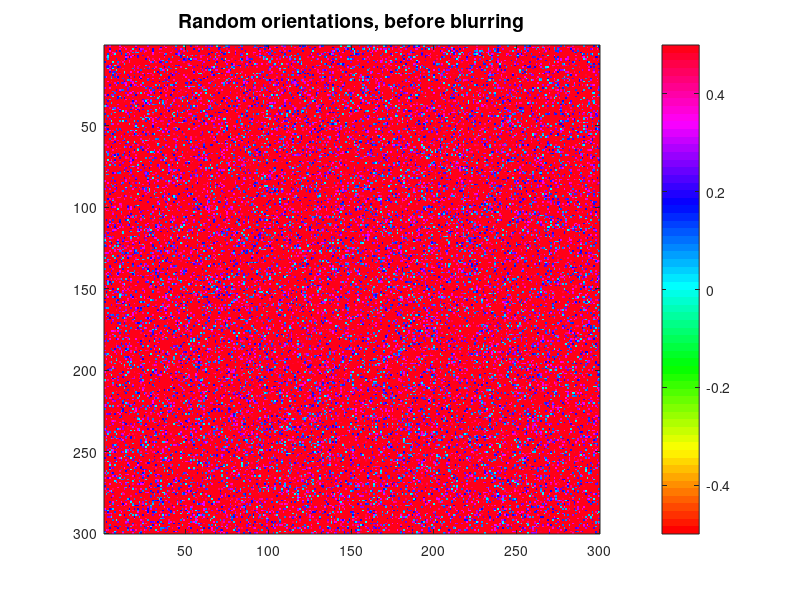
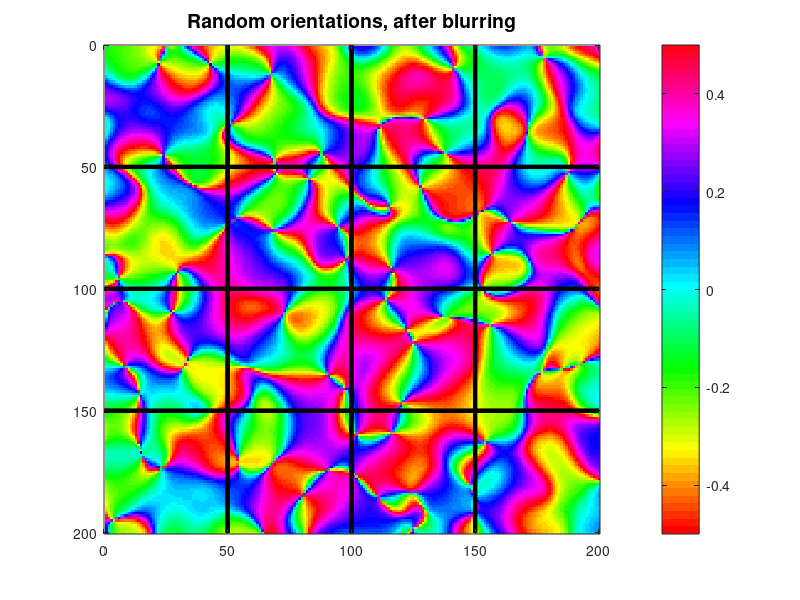
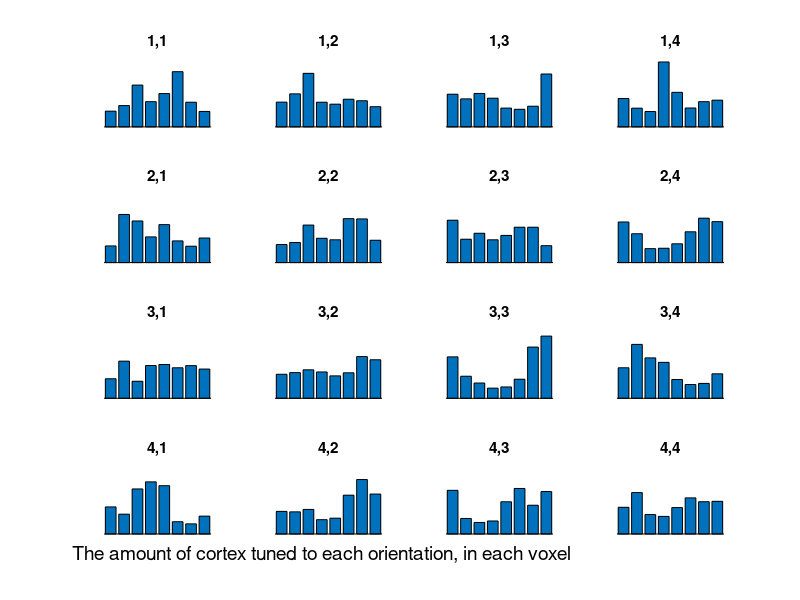
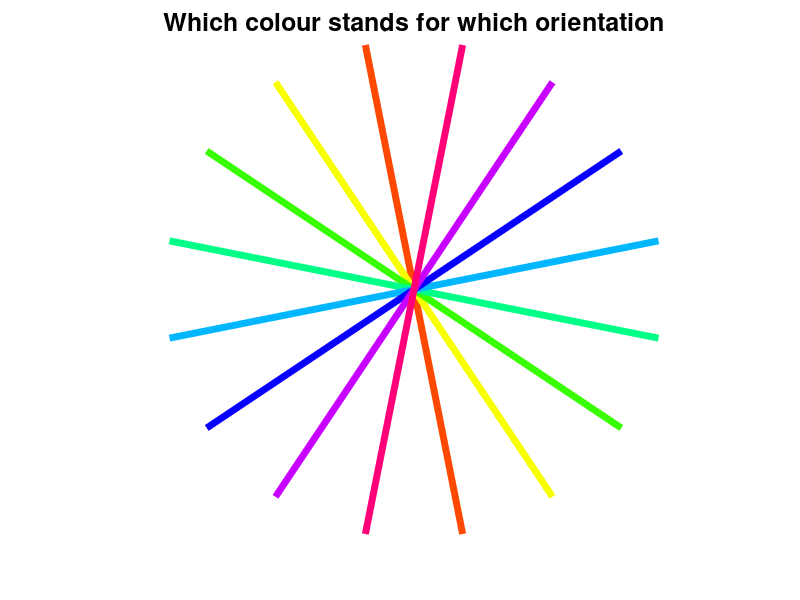

MATLAB code to generate these figures, in order:
%%%% Code for exploring the ideas in the Kamitani & Tong paper
%%%% by Rajeev Raizada, Oct.2008
%%%%
%%%% Please mail any comments or suggestions to: raizada at cornell dot edu
%%%%
%%%% Probably the best way to look at this program is to read through it
%%%% line by line, and paste each line into the Matlab command window
%%%% in turn. That way, you can see what effect each individual command has.
%%%%
%%%% Alternatively, you can run the program directly by typing 
%%%%
%%%%   explore_kamitani_tong_pattern_based_fMRI
%%%%
%%%% into your Matlab command window. 
%%%% Do not type ".m" at the end
%%%% If you run the program all at once, all the Figure windows
%%%% will get made at once and will be sitting on top of each other.
%%%% You can move them around to see the ones that are hidden beneath.

%%% Links to the relevant papers:
%%% The Kamitani & Tong paper:
% http://www.psy.vanderbilt.edu/tonglab/publications/Kamitani&Tong_NN2005.pdf
%%% Geoff Boynton's commentary, which has the figure
%%% which this code is based on:
% http://faculty.washington.edu/gboynton/publications/boynton-natureneuro05.pdf
%%% Rojer & Schwartz's paper, which showed how to make
%%% patterns which look like V1 by filtering noise:
% http://eslab.bu.edu/publications/articles/1990/rojer1990cat.pdf

%%%%%%%%%%%%%%%%%%%%%%%%%%%%%%%%%%%%%%%%%%%%
% First of all, we want to make a grid of random orientations.
% Then, we're going to blur those orientations
% by averaging neighbouring orientations together.
% This will make a pattern which looks very much like a real
% V1 orientation map.
%
% However, averaging together orientations is not quite as straightforward
% as just averaging together a bunch of scalar numbers,
% because orientations loop back on themselves.
% (A scalar is a number which has just one dimension.
%  A vector has two or more dimensions, so it has a direction
%  as well as magnitude).
% The average of a 1-degree orientation and a 179 degree-orientation
% is *not* equal to (1+179)/2 = 90 degrees.
% Both 1deg and 179deg are very close to horizontal,
% and the average of them is exactly horizontal, namely 0 degrees.
% So, we have to treat the orientations as vectors
% when we average them together, not just as scalar numbers.


% First, let's make a grid of random orientation angles 
% between 0 and 2*pi ( that's 360 degrees, in radians).

% We'll call the orientations "theta",
% as people usually use that greek letter for orientation
grid_size = 300;
theta = 2*pi*rand(grid_size);

% Turn these angles into vectors with x and y coords
theta_x = cos(theta);
theta_y = sin(theta);

% Make a Gaussian, for blurring the angles together
% Matlab has a useful built-in function for making 2D grids: "meshgrid"
gaussian_grid_step_size = 0.1;
% A Gaussian is pretty much zero by the time
% it gets to 5 standard deviations from the mean
[x_grid,y_grid] = meshgrid( -5 : gaussian_grid_step_size : 5 );

gaussian = exp( -( x_grid.^2 + y_grid.^2 ) );

% Locally average the vector coords with a Gaussian blur
% The 'valid' part at the end tells Matlab to throw away
% the parts of the output where the Gaussian is hanging off an edge
blurred_theta_x = conv2(theta_x,gaussian,'valid'); 
blurred_theta_y = conv2(theta_y,gaussian,'valid');

% Turn these vectors back into angles
tan_of_blurred_theta = blurred_theta_y./(blurred_theta_x); % tan = sin/cos
blurred_theta = atan( tan_of_blurred_theta );

% Let's plot these orientation fields, with the axis scaled
% to be in units of pi
blurred_theta_pi_units = blurred_theta / pi;
theta_pi_units = theta / pi;

figure(1);
clf;
imagesc(theta_pi_units);
colormap hsv; % hsv is a colormap where the max and min are both red
colorbar;
caxis([-0.5 0.5]);
title('Random orientations, before blurring','FontSize',14);

figure(2);
clf;
imagesc(blurred_theta_pi_units);
colormap hsv; 
colorbar;
caxis([-0.5 0.5])
title('Random orientations, after blurring','FontSize',14);

%%%%%%%%%%%%%%%%%%%%%%%%%%%%%%%%%%%%%%%%%%%%%%%%%%%%%%%%%%%%
%%%% Now we're going to slice the space up into voxels,
%%%% and see what's in each voxel
    
%%% Slice the space up into voxels, and histogram each of these
num_voxels_per_dim = 4;
voxel_size = size(blurred_theta,1) / num_voxels_per_dim;

voxel_contents = zeros(num_voxels_per_dim,num_voxels_per_dim,voxel_size^2);

for x = 1:num_voxels_per_dim,
    for y = 1:num_voxels_per_dim,
        
        this_voxel = blurred_theta( (x-1)*voxel_size + [1:voxel_size], ...
                                    (y-1)*voxel_size + [1:voxel_size] );
        voxel_contents(x,y,:) = this_voxel(:);
    end;
end;

%%%% Put thick black lines showing the voxels on Fig 2
figure(2);
hold on;
for x = 1:(num_voxels_per_dim-1),
    for y = 1:(num_voxels_per_dim-1),
        
        plot(x*voxel_size*[1 1],[0 num_voxels_per_dim*voxel_size],'k-','LineWidth',3);
        plot([0 num_voxels_per_dim*voxel_size],y*voxel_size*[1 1],'k-','LineWidth',3);

    end;
end;

%%% Plot these histograms with the right colors
%%% We'll histogram the voxels into 8 bins
num_orientation_bins = 8;
bin_floors = (pi * [0:(num_orientation_bins-1)]/num_orientation_bins) - pi/2;
bin_ceilings = bin_floors + pi/num_orientation_bins;
bin_centers = (bin_floors + bin_ceilings) / 2;

%%% We'll set the activation of each voxel for each orientation
%%% to be the number of pixels in each orientation-bin in each voxel
%%% First, initialise this to be all zeros
voxel_activations = zeros(num_voxels_per_dim,num_voxels_per_dim,num_orientation_bins);

figure(3);
clf;
colormap hsv;
for x = 1:num_voxels_per_dim,
    for y = 1:num_voxels_per_dim,
        
        subplot(num_voxels_per_dim,num_voxels_per_dim,(x-1)*num_voxels_per_dim+y);
    
        freq = hist(squeeze(voxel_contents(x,y,:)),bin_centers);
        %%% We'll set the activation of each voxel for each orientation
        %%% to be the number of pixels in each orientation-bin in each voxel
        voxel_activations(x,y,:) = freq;

        bar_h = bar(bin_centers,freq);
        
        %%% Set the bar colours using a trick from here:
        %%% http://www.mathworks.com/support/solutions/data/1-1T6UHS.html
        bar_children = get(bar_h,'Children');
        set(bar_children,'CData',bin_centers);
        title([ num2str(x) ',' num2str(y) ]);
        caxis([-pi/2 pi/2]);
        axis('off');
        
    end;
end;

%%%% Set the y-scaling on the histograms to go up to the maximum activation
max_activation = max(voxel_activations(:));
figure(3);
for x = 1:num_voxels_per_dim,
    for y = 1:num_voxels_per_dim,
        subplot(num_voxels_per_dim,num_voxels_per_dim,(x-1)*num_voxels_per_dim+y);
        axis([-pi/2 pi/2 0 max_activation]);
    end;
end;
subplot(4,4,13),
text_handle = text(-2.5,-0.3*max_activation, ...
   'The amount of cortex tuned to each orientation, in each voxel');
set(text_handle,'FontSize',14);

%%%%% Let's draw the orientations corresponding to each histogram bin
figure(4);
clf;
hold on;
hsv_color_mat = colormap(hsv); %%% Colormap matrices have 64 rows
for this_bin = 1:num_orientation_bins,
    this_orientation = bin_centers(this_bin);
    hsv_mat_row = round( 64 * (this_orientation/pi + 0.5) );
    plot(cos(this_orientation)*[-1 1],sin(this_orientation)*[-1 1], ...
        'Color',hsv_color_mat(hsv_mat_row,:),'LineWidth',5);
end;
axis('off');
axis('equal');
title('Which colour stands for which orientation','FontSize',18);
   
%%% Now let's present one orientation at a time,
%%% and look at the activation across the voxels.
%%% We'll show the orientation for each bin

figure(5);
clf;
hsv_with_black_first_row = hsv_color_mat;
hsv_with_black_first_row(1,:) = [ 0 0 0 ];
colormap( hsv_with_black_first_row );  %%% Make the 1st row black

for this_bin = 1:num_orientation_bins,
    
    orientation_floor = bin_floors(this_bin);
    orientation_ceiling = bin_ceilings(this_bin);
    
    activated_pixels =  ( blurred_theta >= orientation_floor ) .* ...
                        ( blurred_theta < orientation_ceiling );

    subplot(3,3,this_bin),
        hsv_mat_row = round( 64 * (bin_centers(this_bin)/pi + 0.5) );
        image( hsv_mat_row * activated_pixels);
    axis('equal');
    axis('off');
    %%%% Put thick black lines showing the voxels onto each subplot
    hold on;
    for x = 1:(num_voxels_per_dim-1),
        for y = 1:(num_voxels_per_dim-1),

            plot(x*voxel_size*[1 1],[0 num_voxels_per_dim*voxel_size],'w-','LineWidth',1);
            plot([0 num_voxels_per_dim*voxel_size],y*voxel_size*[1 1],'w-','LineWidth',1);

        end;
    end;
end;
subplot(3,3,2),
title('The parts of cortex tuned to each orientation','FontSize',14);

%%%%% Let's show the patterns of voxel activation for each orientation
%%%%% which we calculated above
figure(6);
clf;
colormap gray;
for this_bin = 1:num_orientation_bins, 
    subplot(3,3,this_bin),
    imagesc(voxel_activations(:,:,this_bin));
    caxis([0 max_activation]);
    axis('equal');
    axis('off');
end;
subplot(3,3,2),
title('Spatial patterns of voxel activation for each orientation','FontSize',14); 


%%%%%%%%%%%%%%%%%%%%%%%%%%%%%%%%%%%%%%%%%%%%%%%%%%%%%%%%%%%%%%%%%%%%%%%%%
%%%%% Now let's do some basic classification of those spatial patterns,
%%%%% just using correlation.

% Suppose we are given a pattern of voxel fMRI activation.
% Can we figure out which orientation gave rise to it?
% We can do this by calculating the correlation of that pattern
% with each of our original measured activation patterns,
% and see which one it matches best with.

% First, we'll turn each activation-pattern-grid into a vector
activation_vectors = zeros(num_voxels_per_dim^2, num_orientation_bins);

for this_bin = 1:num_orientation_bins,
    this_activation_grid = voxel_activations(:,:,this_bin);
    %%% Putting (:) after a matrix stacks it up into a single vector
    activation_vectors(:,this_bin) = this_activation_grid(:);
end;

%%%% Let's look at the correlation matrix of these vectors
figure(7);
clf;
colormap gray;
imagesc( corr(activation_vectors) );
colorbar;
set(gca,'FontSize',14);
xlabel('Orientation number');
ylabel('Orientation number');
title('Correlations of each orientation''s fMRI-pattern with the others'); 

%%%%% Each pattern is perfectly correlated with itself, of course.
%%%%% Without any noise, we will get perfect classification.
%%%%% But fMRI has lots of noise in it.
%%%%% So, let's add in some noise, and see how the correlations end up.

noise_factor = 0.5;
vec_length = num_voxels_per_dim^2;
noisy_vectors = zeros(vec_length,num_orientation_bins);

for this_bin = 1:num_orientation_bins,
    noise_multiplier = 1 + noise_factor*randn(vec_length,1);
    this_vector = activation_vectors(:,this_bin);
    this_noisy_voxel_vec = this_vector .* noise_multiplier;
    noisy_vectors(:,this_bin) = this_noisy_voxel_vec;
end;

%%%% Let's look at the correlation matrix of the noisy vectors
%%%% with the original activation vectors
figure(8);
clf;
colormap gray;
noisy_corrs = corr(activation_vectors,noisy_vectors);
imagesc( noisy_corrs );
colorbar;
set(gca,'FontSize',14);
xlabel('Orientation number');
ylabel('Orientation number');
title('Correlations of the noisy activation vectors with the originals'); 

%%%% For each noisy vector, figure out which original
%%%% orientation-activation-vector it has the highest correlation with
best_matching_orientations = zeros(1,num_orientation_bins);

for this_bin = 1:num_orientation_bins,
    corrs_of_this_noisy_vector = noisy_corrs(:,this_bin);
    [ max_corr, best_match_ind  ] = max( corrs_of_this_noisy_vector );
    best_matching_orientations( this_bin ) = best_match_ind;
end;

%%%% Now let's do this 100 times, and see how often the best match 
%%%% is correct, for our particualr noise-factor
noise_factor = 1;
num_reps = 100;
best_matches_rec = zeros(num_reps,num_orientation_bins);
for rep_num = 1:num_reps,
    for this_bin = 1:num_orientation_bins,
        noise_multiplier = 1 + noise_factor*randn(vec_length,1);
        this_vector = activation_vectors(:,this_bin);
        this_noisy_voxel_vec = this_vector .* noise_multiplier;
        noisy_vectors(:,this_bin) = this_noisy_voxel_vec;
    end;
    noisy_corrs = corr(activation_vectors,noisy_vectors);
    for this_bin = 1:num_orientation_bins,
        corrs_of_this_noisy_vector = noisy_corrs(:,this_bin);
        [ max_corr, best_match_ind  ] = max( corrs_of_this_noisy_vector );
        best_matching_orientations( this_bin ) = best_match_ind;
    end;
    best_matches_rec(rep_num,:) = best_matching_orientations;
end;
        
%%%% Let's make polar plots of how often each orietnation
%%%% gave the best match, like in Fig.2 of Kamitani & Tong
figure(9);
clf;
for this_bin = 1:num_orientation_bins,
    %%%% First, let's count up the best matches for each orientation
    best_matches_for_this_orientation = best_matches_rec(:,this_bin);
    best_matches_count = hist(best_matches_for_this_orientation, ...
                              [1:num_orientation_bins]-0.5);
    %%%% Now let's plot this as a polar plot 
    %%%% The orientation bins only go from -pi/2 to pi/2,
    %%%% but the polar plot goes from -pi to pi, 
    %%%% so we'll plot it twice back-to-back.
    %%%% Actually, we'll do it three times as a hack,
    %%%% as it makes the plot lines join up into a circle and look nice
    subplot(3,3,this_bin),
        h=polar([bin_centers pi+bin_centers bin_centers],repmat(best_matches_count,1,3));
        set(h,'LineWidth',3);
end;
subplot(3,3,2),
title('How successfully each orientation is decoded','FontSize',14); 

